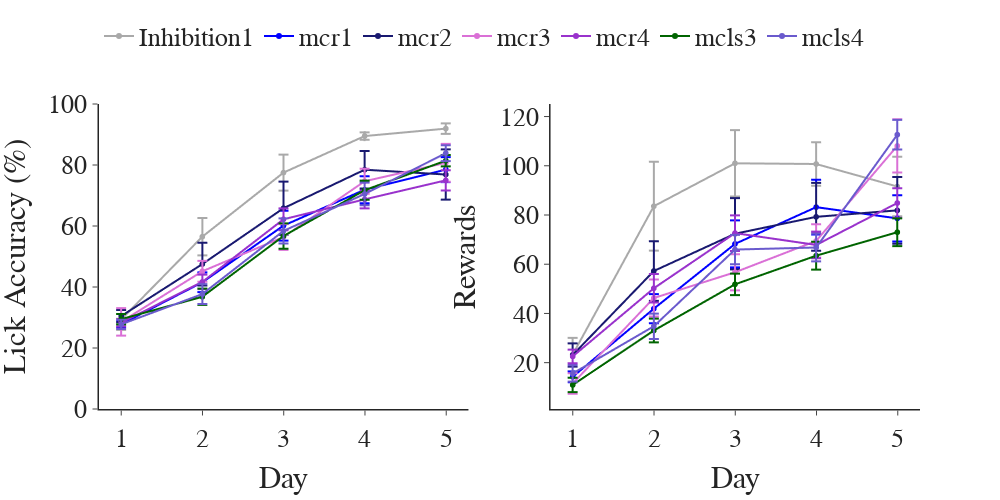

Notebook cell for this chart:
### Code cell
## Plot each experiment as separate colors
fig = pf.custom_graph_template(x_title='Day', y_title='', rows=1, columns=2, height=500, width=1000, 
                               shared_x=True, titles=[''])
for exp in ct_df['experiment'].unique():
    exp_data = ct_df[ct_df['experiment'] == exp].reset_index(drop=True)
    avg = exp_data.groupby(['day'], as_index=False).agg({'lick_accuracy': ['mean', 'sem'], 'rewards': ['mean', 'sem']})
    fig.add_trace(go.Scattergl(x=avg['day'], y=avg['lick_accuracy']['mean'], mode='lines+markers', line_color=exp_color_dict[exp],
                               error_y=dict(type='data', array=avg['lick_accuracy']['sem']), name=exp,
                               legendgroup=exp, showlegend=False), row=1, col=1)
    fig.add_trace(go.Scattergl(x=avg['day'], y=avg['rewards']['mean'], mode='lines+markers', line_color=exp_color_dict[exp],
                               error_y=dict(type='data', array=avg['rewards']['sem']), name=exp,
                               legendgroup=exp), row=1, col=2)
fig.update_yaxes(title='Lick Accuracy (%)', col=1, range=[0, 100])
fig.update_yaxes(title='Rewards', col=2)
fig.update_layout(legend=dict(orientation='h', y=1.30))
fig.show()
fig.write_image(pjoin(fig_path, 'fifth_lick_acc_across_experiments.png'))

### Figure 1 — Plotly figure (JSON) as saved in the notebook; plotly's stock layout.template omitted (floating-point values rounded to 4 significant figures)
{"data": [{"error_y": {"array": [3.429, 6.144, 5.91, 1.214, 1.725], "type": "data"}, "legendgroup": "Inhibition1", "line": {"color": "darkgrey"}, "mode": "lines+markers", "name": "Inhibition1", "showlegend": false, "type": "scattergl", "x": [1, 2, 3, 4, 5], "xaxis": "x", "y": [29.36, 56.5, 77.5, 89.49, 91.92], "yaxis": "y"}, {"error_y": {"array": [6.781, 18.05, 13.49, 8.847, 12.09], "type": "data"}, "legendgroup": "Inhibition1", "line": {"color": "darkgrey"}, "mode": "lines+markers", "name": "Inhibition1", "type": "scattergl", "x": [1, 2, 3, 4, 5], "xaxis": "x2", "y": [23.29, 83.57, 101.0, 100.7, 91.57], "yaxis": "y2"}, {"error_y": {"array": [1.092, 3.238, 4.893, 4.432, 4.109], "type": "data"}, "legendgroup": "mcr1", "line": {"color": "blue"}, "mode": "lines+markers", "name": "mcr1", "showlegend": false, "type": "scattergl", "x": [1, 2, 3, 4, 5], "xaxis": "x", "y": [27.83, 41.54, 60.12, 71.9, 78.49], "yaxis": "y"}, {"error_y": {"array": [2.186, 5.904, 9.548, 11.13, 9.393], "type": "data"}, "legendgroup": "mcr1", "line": {"color": "blue"}, "mode": "lines+markers", "name": "mcr1", "type": "scattergl", "x": [1, 2, 3, 4, 5], "xaxis": "x2", "y": [14.25, 41.94, 68.25, 83.19, 78.62], "yaxis": "y2"}, {"error_y": {"array": [1.984, 6.997, 8.746, 6.144, 8.234], "type": "data"}, "legendgroup": "mcr2", "line": {"color": "midnightblue"}, "mode": "lines+markers", "name": "mcr2", "showlegend": false, "type": "scattergl", "x": [1, 2, 3, 4, 5], "xaxis": "x", "y": [30.46, 47.51, 65.83, 78.46, 76.88], "yaxis": "y"}, {"error_y": {"array": [4.738, 12.11, 14.47, 13.8, 13.58], "type": "data"}, "legendgroup": "mcr2", "line": {"color": "midnightblue"}, "mode": "lines+markers", "name": "mcr2", "type": "scattergl", "x": [1, 2, 3, 4, 5], "xaxis": "x2", "y": [23.12, 57.25, 72.38, 79.25, 81.88], "yaxis": "y2"}, {"error_y": {"array": [4.507, 3.428, 4.208, 4.09, 6.202], "type": "data"}, "legendgroup": "mcr3", "line": {"color": "orchid"}, "mode": "lines+markers", "name": "mcr3", "showlegend": false, "type": "scattergl", "x": [1, 2, 3, 4, 5], "xaxis": "x", "y": [28.57, 45.15, 56.4, 74.67, 80.71], "yaxis": "y"}, {"error_y": {"array": [4.174, 7.516, 7.354, 6.791, 10.81], "type": "data"}, "legendgroup": "mcr3", "line": {"color": "orchid"}, "mode": "lines+markers", "name": "mcr3", "type": "scattergl", "x": [1, 2, 3, 4, 5], "xaxis": "x2", "y": [11.55, 46.27, 56.73, 69.45, 108.1], "yaxis": "y2"}, {"error_y": {"array": [1.242, 2.369, 3.597, 2.93, 3.334], "type": "data"}, "legendgroup": "mcr4", "line": {"color": "darkorchid"}, "mode": "lines+markers", "name": "mcr4", "showlegend": false, "type": "scattergl", "x": [1, 2, 3, 4, 5], "xaxis": "x", "y": [28.31, 41.68, 62.2, 68.73, 74.97], "yaxis": "y"}, {"error_y": {"array": [2.776, 5.789, 7.237, 5.398, 6.011], "type": "data"}, "legendgroup": "mcr4", "line": {"color": "darkorchid"}, "mode": "lines+markers", "name": "mcr4", "type": "scattergl", "x": [1, 2, 3, 4, 5], "xaxis": "x2", "y": [22.53, 50.23, 72.63, 67.83, 84.87], "yaxis": "y2"}, {"error_y": {"array": [1.713, 2.66, 4.165, 3.134, 1.86], "type": "data"}, "legendgroup": "mcls3", "line": {"color": "darkgreen"}, "mode": "lines+markers", "name": "mcls3", "showlegend": false, "type": "scattergl", "x": [1, 2, 3, 4, 5], "xaxis": "x", "y": [29.46, 36.8, 56.71, 71.74, 81.42], "yaxis": "y"}, {"error_y": {"array": [2.925, 4.824, 4.366, 5.662, 5.636], "type": "data"}, "legendgroup": "mcls3", "line": {"color": "darkgreen"}, "mode": "lines+markers", "name": "mcls3", "type": "scattergl", "x": [1, 2, 3, 4, 5], "xaxis": "x2", "y": [10.94, 33.06, 51.82, 63.47, 73.0], "yaxis": "y2"}, {"error_y": {"array": [1.507, 3.251, 4.102, 3.709, 2.599], "type": "data"}, "legendgroup": "mcls4", "line": {"color": "slateblue"}, "mode": "lines+markers", "name": "mcls4", "showlegend": false, "type": "scattergl", "x": [1, 2, 3, 4, 5], "xaxis": "x", "y": [27.76, 37.68, 58.39, 70.5, 83.87], "yaxis": "y"}, {"error_y": {"array": [3.33, 5.165, 5.963, 5.653, 6.026], "type": "data"}, "legendgroup": "mcls4", "line": {"color": "slateblue"}, "mode": "lines+markers", "name": "mcls4", "type": "scattergl", "x": [1, 2, 3, 4, 5], "xaxis": "x2", "y": [15.62, 34.79, 65.96, 66.79, 112.6], "yaxis": "y2"}], "layout": {"font": {"family": "Arial", "size": 26}, "height": 500, "legend": {"orientation": "h", "y": 1.3}, "title": {"x": 0.5, "xanchor": "center", "y": 0.9, "yanchor": "top"}, "width": 1000, "xaxis": {"anchor": "y", "domain": [0, 0.45], "linewidth": 1.5, "matches": "x", "title": {"text": "Day"}}, "xaxis2": {"anchor": "y2", "domain": [0.55, 1], "linewidth": 1.5, "matches": "x", "title": {"text": "Day"}}, "yaxis": {"anchor": "x", "domain": [0, 1], "linewidth": 1.5, "range": [0, 100], "title": {"text": "Lick Accuracy (%)"}}, "yaxis2": {"anchor": "x2", "domain": [0, 1], "linewidth": 1.5, "title": {"text": "Rewards"}}}}
